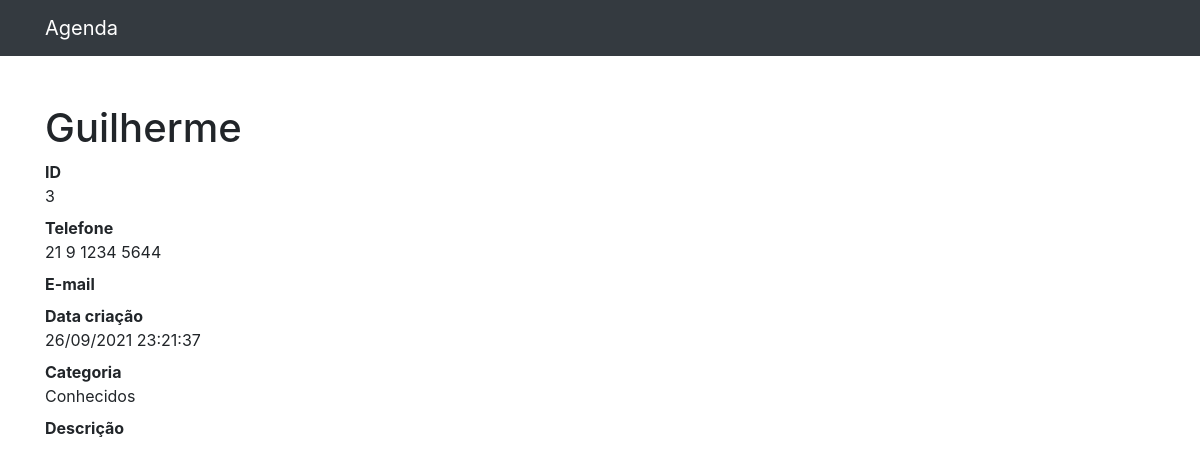
Page /3 on the committed database.
### contatos/models.py (models this page shows, shortened)
class Contato(models.Model):
    nome = models.CharField(max_length=150)
    sobrenome = models.CharField(max_length=255, blank=True)
    telefone = models.CharField(max_length=255)
    email = models.CharField(max_length=255, blank=True)
    data_criacao = models.DateTimeField(default=timezone.now)
    descricao = models.TextField(blank=True)
    categoria = models.ForeignKey(Categoria, on_delete=models.DO_NOTHING)
    mostrar = models.BooleanField(default=True)

class Categoria(models.Model):
    nome = models.CharField(max_length=255)
    def __str__(self):
        return self.nome

### contatos/views.py (the view)
# urls.py: path('<int:contato_id>', views.ver_contato, name='ver_contato'),
def ver_contato(request, contato_id):
    contato = get_object_or_404(Contato, id=contato_id)
    return render(request, 'contatos/ver_contato.html', {
        'contato': contato
    })

### contatos/templates/contatos/ver_contato.html (shortened to what this page needs)
{% extends 'base.html' %}
{%block 'conteudo'%}
<h1 class="mt-5">{{ contato.nome }} {{ contato.sobrenome }}</h1>
        <dl>
          <dt>ID</dt>
          <dd>{{ contato.id }}</dd>
          <dt>Telefone</dt>
          <dd>{{ contato.telefone }}</dd>
          <dt>E-mail</dt>
          <dt>Data criação</dt>
          <dd>{{ contato.data_criacao|date:'d/m/Y H:i:s' }}</dd>
          <dt>Categoria</dt>
          <dd>{{ contato.categoria }}</dd>
          <dt>Descrição</dt>
        </dl>
{%endblock%}

### rows in the picture
Contato: nome "Guilherme", id "3", telefone "21 9 1234 5644", data_criacao "26/09/2021 23:21:37", categoria "Conhecidos"
